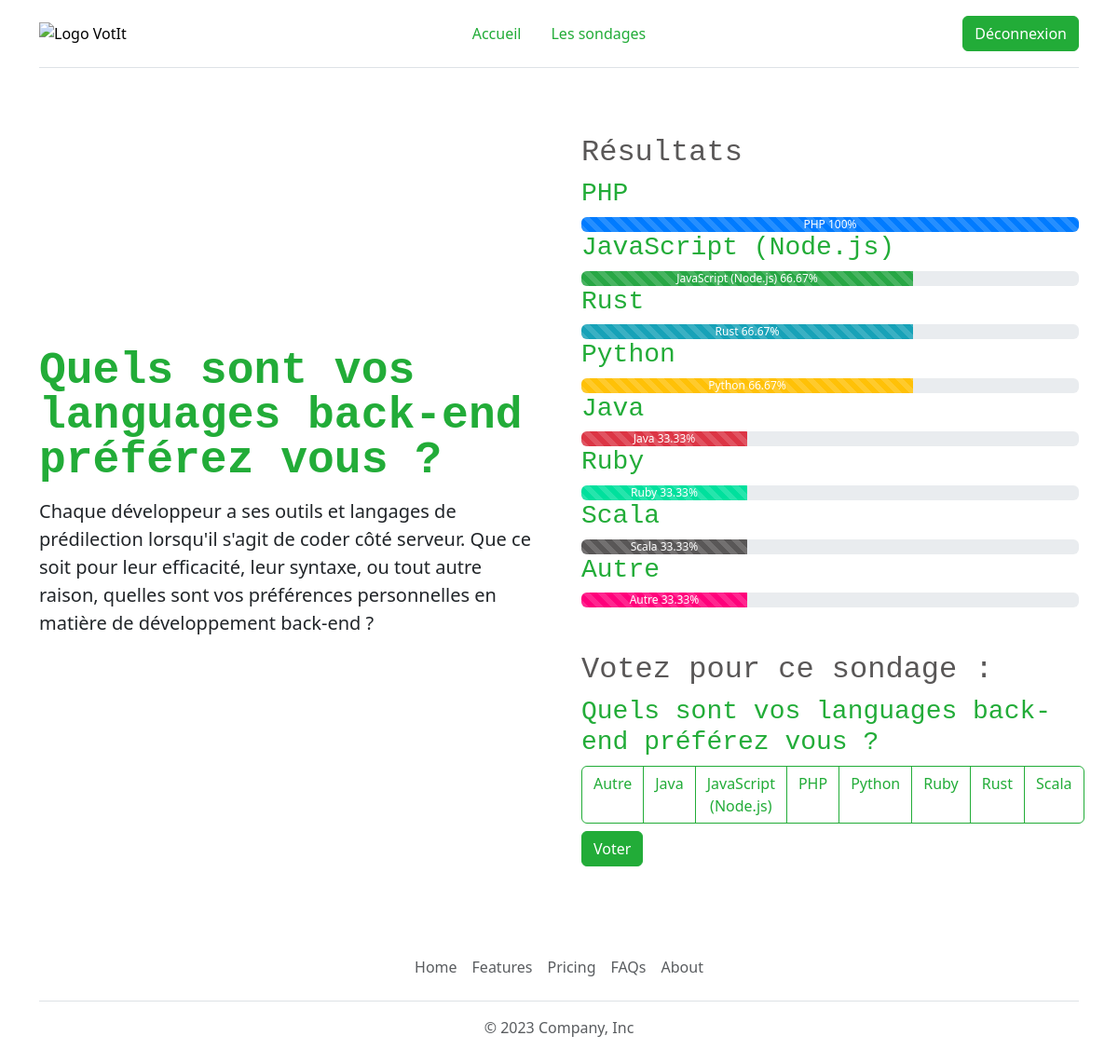
The page /sondage.php?id=1 (signed in) on the database its author committed.
### tables this page shows
CREATE TABLE IF NOT EXISTS `poll` (
  `id` int(11) UNSIGNED NOT NULL AUTO_INCREMENT,
  `title` varchar(255) NOT NULL,
  `description` text NOT NULL,
  `user_id` int(10) UNSIGNED NOT NULL,
  `category_id` int(11) UNSIGNED NOT NULL,
  PRIMARY KEY (`id`),
  KEY `user_id` (`user_id`),
  KEY `category_id` (`category_id`)
);

CREATE TABLE IF NOT EXISTS `poll_item` (
  `id` int(11) UNSIGNED NOT NULL AUTO_INCREMENT,
  `name` varchar(255) NOT NULL,
  `poll_id` int(11) UNSIGNED NOT NULL,
  PRIMARY KEY (`id`),
  KEY `poll_id` (`poll_id`)
);

### lib/poll.php (called while the page is built, shortened)
<?php
function getPollById(PDO $pdo, int $id): array|bool
{
    $query = $pdo->prepare('SELECT * FROM poll WHERE id = :id');
    $query->bindValue(':id', $id, PDO::PARAM_INT);
    $query->execute();
    return $query->fetch(PDO::FETCH_ASSOC);
}
function getPollResultsByPollId(PDO $pdo, int $id): array
{
    $query = $pdo->prepare('SELECT pi.id, pi.name, COUNT(upi.poll_item_id) as votes FROM poll_item pi
                            LEFT JOIN user_poll_item upi ON upi.poll_item_id = pi.id
                            WHERE poll_id = :id
                            GROUP BY pi.id
                            ORDER BY votes DESC');
    $query->bindValue(':id', $id, PDO::PARAM_INT);
    $query->execute();
    return $query->fetchAll(PDO::FETCH_ASSOC);
}
function getPollTotalUsersByPollId(PDO $pdo, int $id): int
{
    $query = $pdo->prepare('SELECT COUNT(DISTINCT upi.user_id) as total_users
                            FROM poll_item pi
                            LEFT JOIN user_poll_item upi ON upi.poll_item_id = pi.id
                            WHERE pi.poll_id = :id');
    $query->bindValue(':id', $id, PDO::PARAM_INT);
    $query->execute();
    $res = $query->fetch(PDO::FETCH_ASSOC);
    if ($res) {
        return (int)$res['total_users'];
    } else {
        return 0;
    }
}
function getPollItems(PDO $pdo, int $id): array
{
    $query = $pdo->prepare('SELECT *
    FROM poll_item
    WHERE poll_id = :id
    ORDER BY name ASC');
    $query->bindValue(':id', $id, PDO::PARAM_INT);
    $query->execute();
    return $query->fetchAll(PDO::FETCH_ASSOC);
}

### sondage.php (the view, shortened to what this page needs)
<?php
require_once 'lib/required_files.php';
require_once 'lib/poll.php';
$error404 = false;
if (isset($_GET['id'])) {
    $id = (int)$_GET['id'];
    $poll = getPollById($pdo, $id);
    if ($poll) {
        $results = getPollResultsByPollId($pdo, $id);
        $totalUsers = getPollTotalUsersByPollId($pdo, $id);
        $items = getPollItems($pdo, $id);
    } else {
        $error404 = true;
    }
} else {
    $error404 = true;
}
require_once 'templates/header.php';
if (!$error404) {
?>
    <div class="row align-items-center g-5 py-5">
        <div class="col-lg-6">
            <h1 class="display-5 fw-bold lh-1 mb-3"><?= $poll['title'] ?></h1>
            <p class="lead"><?= $poll['description'] ?></p>
        </div>
        <div class="col-10 col-sm-8 col-lg-6">
            <h2>Résultats</h2>
            <div class="results">
                <?php foreach ($results as $index => $result) {
                    if ($totalUsers) {
                        $resultPercent = $result['votes'] / $totalUsers * 100;
                    } else {
                        $resultPercent = 0;
                    }
                ?>
                    <h3><?= $result['name'] ?></h3>
                    <div class="progress" role="progressbar" aria-label="<?= $result['name'] ?>" aria-valuenow="<?= $resultPercent; ?>" aria-valuemin="0" aria-valuemax="100">
                        <div class="progress-bar progress-bar-striped progress-color-<?= $index ?>" style="width: <?= $resultPercent; ?>%"><?= $result['name'] ?> <?= round($resultPercent, 2); ?>%</div>
                    </div>
                <?php } ?>
            </div>
            <div class="mt-5">
                <?php if (isset($_SESSION['user'])) { ?>
                    <div>
                        <form method="post">
                            <h2>Votez pour ce sondage :</h2>
                            <h3><?= $poll['title']; ?></h3>
                            <div class="btn-group" role="group" aria-label="Basic checkbox toggle button group">
                                <?php foreach ($items as $key => $item) { ?>
                                    <label class="btn btn-outline-primary" for="btncheck<?= $item['id'] ?>"><?= $item['name'] ?></label>
                                <?php } ?>
                            </div>
                            <div class="mt-2">
                                <input type="submit" name="voteSubmit" class="btn btn-primary" value="Voter">
                            </div>
                        </form>
                    </div>
                <?php } else { ?>
                    <div class="alert alert-warning">
                        Vous devez être connecté pour voter.
                    </div>
                <?php } ?>
            </div>
        </div>
    </div>
<?php } else { ?>
    <h1>Le sondage n'existe pas</h1>
<?php } ?>
<?php require_once 'templates/footer.php'; ?>

### rows shown on the page
poll: title "Quels sont vos languages back-end préférez vous ?", description "Chaque développeur a ses outils et langages de prédilection lorsqu'il s'agit de coder côté serveur. Que ce soit pour leur efficacité, leur syntaxe, ou tout autre raison, quelles sont vos préférences personnelles en matière de développement back-end ?"
poll_item: name "PHP", resultPercent "100"
poll_item: name "JavaScript (Node.js)", $resultPercent 66.666666666667 (drawn), resultPercent "66.67"
poll_item: name "Rust", $resultPercent 66.666666666667 (drawn), resultPercent "66.67"
poll_item: name "Python", $resultPercent 66.666666666667 (drawn), resultPercent "66.67"
poll_item: name "Java", $resultPercent 33.333333333333 (drawn), resultPercent "33.33"
poll_item: name "Ruby", $resultPercent 33.333333333333 (drawn), resultPercent "33.33"
poll_item: name "Scala", $resultPercent 33.333333333333 (drawn), resultPercent "33.33"
poll_item: name "Autre", $resultPercent 33.333333333333 (drawn), resultPercent "33.33"

### other values the page prints
$titre "Accueil"
$titre "Les sondages"
